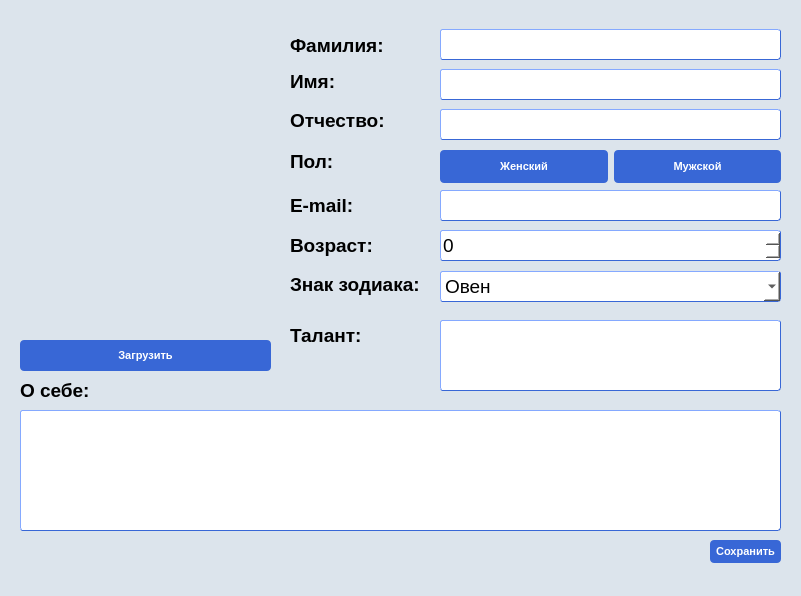
<?xml version="1.0" encoding="UTF-8"?>
<ui version="4.0">
 <class>MainWindow</class>
 <widget class="QMainWindow" name="MainWindow">
  <property name="geometry">
   <rect>
    <x>0</x>
    <y>0</y>
    <width>801</width>
    <height>596</height>
   </rect>
  </property>
  <property name="windowTitle">
   <string>MainWindow</string>
  </property>
  <property name="styleSheet">
   <string notr="true">background-color:rgb(220, 228, 236)</string>
  </property>
  <widget class="QWidget" name="centralwidget">
   <widget class="QLineEdit" name="lineEdit_surname">
    <property name="geometry">
     <rect>
      <x>440</x>
      <y>29</y>
      <width>341</width>
      <height>31</height>
     </rect>
    </property>
    <property name="font">
     <font>
      <family>Segoe UI</family>
      <pointsize>12</pointsize>
     </font>
    </property>
    <property name="styleSheet">
     <string notr="true">background-color:white;
border-style: outset;
border-width: 1px;
border-color:#3867d6;
border-radius: 3px;</string>
    </property>
    <property name="text">
     <string/>
    </property>
   </widget>
   <widget class="QLineEdit" name="lineEdit_name">
    <property name="geometry">
     <rect>
      <x>440</x>
      <y>69</y>
      <width>341</width>
      <height>31</height>
     </rect>
    </property>
    <property name="font">
     <font>
      <family>Segoe UI</family>
      <pointsize>12</pointsize>
     </font>
    </property>
    <property name="styleSheet">
     <string notr="true">background-color:white;
border-style: outset;
border-width: 1px;
border-color:#3867d6;
border-radius: 3px;</string>
    </property>
   </widget>
   <widget class="QLineEdit" name="lineEdit_second_name">
    <property name="geometry">
     <rect>
      <x>440</x>
      <y>109</y>
      <width>341</width>
      <height>31</height>
     </rect>
    </property>
    <property name="font">
     <font>
      <family>Segoe UI</family>
      <pointsize>12</pointsize>
     </font>
    </property>
    <property name="styleSheet">
     <string notr="true">background-color:white;
border-style: outset;
border-width: 1px;
border-color:#3867d6;
border-radius: 3px;</string>
    </property>
   </widget>
   <widget class="QLabel" name="label">
    <property name="geometry">
     <rect>
      <x>290</x>
      <y>30</y>
      <width>131</width>
      <height>31</height>
     </rect>
    </property>
    <property name="font">
     <font>
      <family>Segoe UI</family>
      <pointsize>14</pointsize>
      <weight>75</weight>
      <bold>true</bold>
     </font>
    </property>
    <property name="text">
     <string>Фамилия:</string>
    </property>
   </widget>
   <widget class="QLabel" name="label_2">
    <property name="geometry">
     <rect>
      <x>290</x>
      <y>66</y>
      <width>131</width>
      <height>31</height>
     </rect>
    </property>
    <property name="font">
     <font>
      <family>Segoe UI</family>
      <pointsize>14</pointsize>
      <weight>75</weight>
      <bold>true</bold>
     </font>
    </property>
    <property name="text">
     <string>Имя:</string>
    </property>
   </widget>
   <widget class="QLabel" name="label_3">
    <property name="geometry">
     <rect>
      <x>290</x>
      <y>105</y>
      <width>131</width>
      <height>31</height>
     </rect>
    </property>
    <property name="font">
     <font>
      <family>Segoe UI</family>
      <pointsize>14</pointsize>
      <weight>75</weight>
      <bold>true</bold>
     </font>
    </property>
    <property name="text">
     <string>Отчество:</string>
    </property>
   </widget>
   <widget class="QLabel" name="label_4">
    <property name="geometry">
     <rect>
      <x>290</x>
      <y>151</y>
      <width>131</width>
      <height>21</height>
     </rect>
    </property>
    <property name="font">
     <font>
      <family>Segoe UI</family>
      <pointsize>14</pointsize>
      <weight>75</weight>
      <bold>true</bold>
     </font>
    </property>
    <property name="text">
     <string>Пол:</string>
    </property>
   </widget>
   <widget class="QLabel" name="label_5">
    <property name="geometry">
     <rect>
      <x>290</x>
      <y>190</y>
      <width>131</width>
      <height>31</height>
     </rect>
    </property>
    <property name="font">
     <font>
      <family>Segoe UI</family>
      <pointsize>14</pointsize>
      <weight>75</weight>
      <bold>true</bold>
     </font>
    </property>
    <property name="text">
     <string>E-mail:</string>
    </property>
   </widget>
   <widget class="QLabel" name="label_6">
    <property name="geometry">
     <rect>
      <x>290</x>
      <y>230</y>
      <width>131</width>
      <height>31</height>
     </rect>
    </property>
    <property name="font">
     <font>
      <family>Segoe UI</family>
      <pointsize>14</pointsize>
      <weight>75</weight>
      <bold>true</bold>
     </font>
    </property>
    <property name="text">
     <string>Возраст:</string>
    </property>
   </widget>
   <widget class="QLabel" name="label_7">
    <property name="geometry">
     <rect>
      <x>290</x>
      <y>269</y>
      <width>131</width>
      <height>31</height>
     </rect>
    </property>
    <property name="font">
     <font>
      <family>Segoe UI</family>
      <pointsize>14</pointsize>
      <weight>75</weight>
      <bold>true</bold>
     </font>
    </property>
    <property name="text">
     <string>Знак зодиака:</string>
    </property>
   </widget>
   <widget class="QSpinBox" name="spinBox_age">
    <property name="geometry">
     <rect>
      <x>440</x>
      <y>230</y>
      <width>341</width>
      <height>31</height>
     </rect>
    </property>
    <property name="font">
     <font>
      <family>Segoe UI</family>
      <pointsize>14</pointsize>
     </font>
    </property>
    <property name="styleSheet">
     <string notr="true">background-color:white;
border-style: outset;
border-width: 1px;
border-color:#3867d6;
border-radius: 3px;</string>
    </property>
   </widget>
   <widget class="QComboBox" name="comboBox_zodiac">
    <property name="geometry">
     <rect>
      <x>440</x>
      <y>271</y>
      <width>341</width>
      <height>31</height>
     </rect>
    </property>
    <property name="font">
     <font>
      <family>Segoe UI</family>
      <pointsize>14</pointsize>
     </font>
    </property>
    <property name="styleSheet">
     <string notr="true">QComboBox {
	background-color:white;
	border-style: outset;
	border-width: 1px;
	border-color:#3867d6;
	border-radius: 3px;
	transition: 0.8;
}

QComboBox::item{
	background-color:white;
	transition: 0.8;
}
QComboBox:editable {
    background-color: white;
}

QComboBox:!editable:on, QComboBox::drop-down:editable:on {
    background: qlineargradient(x1: 0, y1: 0, x2: 0, y2: 1,
                                stop: 0 #D3D3D3, stop: 0.4 #D8D8D8,
                                stop: 0.5 #DDDDDD, stop: 1.0 #E1E1E1);
}

QComboBox:on { /* shift the text when the popup opens */
    padding-top: 3px;
    padding-left: 4px;
}</string>
    </property>
    <item>
     <property name="text">
      <string>Овен</string>
     </property>
    </item>
    <item>
     <property name="text">
      <string>Телец</string>
     </property>
    </item>
    <item>
     <property name="text">
      <string>Близнецы</string>
     </property>
    </item>
    <item>
     <property name="text">
      <string>Рак</string>
     </property>
    </item>
    <item>
     <property name="text">
      <string>Лев</string>
     </property>
    </item>
    <item>
     <property name="text">
      <string>Дева</string>
     </property>
    </item>
    <item>
     <property name="text">
      <string>Весы</string>
     </property>
    </item>
    <item>
     <property name="text">
      <string>Скорпион</string>
     </property>
    </item>
    <item>
     <property name="text">
      <string>Стрелец</string>
     </property>
    </item>
    <item>
     <property name="text">
      <string>Козерог</string>
     </property>
    </item>
    <item>
     <property name="text">
      <string>Водолей</string>
     </property>
    </item>
    <item>
     <property name="text">
      <string>Рыбы</string>
     </property>
    </item>
   </widget>
   <widget class="QLabel" name="label_8">
    <property name="geometry">
     <rect>
      <x>290</x>
      <y>320</y>
      <width>131</width>
      <height>31</height>
     </rect>
    </property>
    <property name="font">
     <font>
      <family>Segoe UI</family>
      <pointsize>14</pointsize>
      <weight>75</weight>
      <bold>true</bold>
     </font>
    </property>
    <property name="text">
     <string>Талант:</string>
    </property>
   </widget>
   <widget class="QLineEdit" name="lineEdit_email">
    <property name="geometry">
     <rect>
      <x>440</x>
      <y>190</y>
      <width>341</width>
      <height>31</height>
     </rect>
    </property>
    <property name="font">
     <font>
      <family>Segoe UI</family>
      <pointsize>12</pointsize>
     </font>
    </property>
    <property name="styleSheet">
     <string notr="true">background-color:white;
border-style: outset;
border-width: 1px;
border-color:#3867d6;
border-radius: 3px;</string>
    </property>
   </widget>
   <widget class="QTextEdit" name="textEdit_talant">
    <property name="geometry">
     <rect>
      <x>440</x>
      <y>320</y>
      <width>341</width>
      <height>71</height>
     </rect>
    </property>
    <property name="font">
     <font>
      <family>Segoe UI</family>
      <pointsize>12</pointsize>
     </font>
    </property>
    <property name="styleSheet">
     <string notr="true">background-color:white;
border-style: outset;
border-width: 1px;
border-color:#3867d6;
border-radius: 3px;</string>
    </property>
   </widget>
   <widget class="QLabel" name="label_9">
    <property name="geometry">
     <rect>
      <x>20</x>
      <y>380</y>
      <width>71</width>
      <height>21</height>
     </rect>
    </property>
    <property name="font">
     <font>
      <family>Segoe UI</family>
      <pointsize>14</pointsize>
      <weight>75</weight>
      <bold>true</bold>
     </font>
    </property>
    <property name="text">
     <string>О себе:</string>
    </property>
   </widget>
   <widget class="QTextEdit" name="textEdit_about">
    <property name="geometry">
     <rect>
      <x>20</x>
      <y>410</y>
      <width>761</width>
      <height>121</height>
     </rect>
    </property>
    <property name="font">
     <font>
      <family>Segoe UI</family>
      <pointsize>12</pointsize>
     </font>
    </property>
    <property name="styleSheet">
     <string notr="true">background-color:white;
border-style: outset;
border-width: 1px;
border-color:#3867d6;
border-radius: 3px;</string>
    </property>
   </widget>
   <widget class="QWidget" name="horizontalLayoutWidget">
    <property name="geometry">
     <rect>
      <x>440</x>
      <y>150</y>
      <width>341</width>
      <height>33</height>
     </rect>
    </property>
    <layout class="QHBoxLayout" name="horizontalLayout">
     <item>
      <widget class="QPushButton" name="pushButton_female">
       <property name="sizePolicy">
        <sizepolicy hsizetype="Minimum" vsizetype="MinimumExpanding">
         <horstretch>0</horstretch>
         <verstretch>0</verstretch>
        </sizepolicy>
       </property>
       <property name="font">
        <font>
         <family>Segoe UI</family>
         <pointsize>-1</pointsize>
         <weight>75</weight>
         <bold>true</bold>
         <underline>false</underline>
         <strikeout>false</strikeout>
        </font>
       </property>
       <property name="cursor">
        <cursorShape>PointingHandCursor</cursorShape>
       </property>
       <property name="styleSheet">
        <string notr="true">QPushButton
{
   background-color:rgb(56, 103, 214);
   border-radius: 4px;
  color: white;
  text-align: center;
  text-decoration: none;
  display: inline-block;
  font-size: 11px;
}
  QPushButton:hover
{
  background-color:#4b7bec;
  mouse:pointer;
}
QPushButton:pressed {
    background-color: rgb(50, 91, 189);
	border-width: 2px;
    border-style: rgba(0, 0, 0, 0.4);
}
QPushButton:disabled{
	background-color:rgba(56, 103, 214, 0.6);
    border-style: inset;
	cursor: not-allowed;
}</string>
       </property>
       <property name="text">
        <string>Женский</string>
       </property>
       <property name="flat">
        <bool>false</bool>
       </property>
      </widget>
     </item>
     <item>
      <widget class="QPushButton" name="pushButton_male">
       <property name="sizePolicy">
        <sizepolicy hsizetype="Minimum" vsizetype="MinimumExpanding">
         <horstretch>0</horstretch>
         <verstretch>0</verstretch>
        </sizepolicy>
       </property>
       <property name="font">
        <font>
         <family>Segoe UI</family>
         <pointsize>-1</pointsize>
         <weight>75</weight>
         <bold>true</bold>
         <underline>false</underline>
         <strikeout>false</strikeout>
        </font>
       </property>
       <property name="cursor">
        <cursorShape>PointingHandCursor</cursorShape>
       </property>
       <property name="styleSheet">
        <string notr="true">QPushButton
{
   background-color:rgb(56, 103, 214);
   border-radius: 4px;
  color: white;
  text-align: center;
  text-decoration: none;
  display: inline-block;
  font-size: 11px;
}
  QPushButton:hover
{
  background-color:#4b7bec;
  mouse:pointer;
}
QPushButton:pressed {
    background-color: rgb(50, 91, 189);
	border-width: 2px;
    border-style: rgba(0, 0, 0, 0.4);
}
QPushButton:disabled{
	background-color:rgba(56, 103, 214, 0.6);
    border-style: inset;
	cursor: not-allowed;
}</string>
       </property>
       <property name="text">
        <string>Мужской</string>
       </property>
       <property name="flat">
        <bool>false</bool>
       </property>
      </widget>
     </item>
    </layout>
   </widget>
   <widget class="QPushButton" name="pushButton_save">
    <property name="geometry">
     <rect>
      <x>710</x>
      <y>540</y>
      <width>71</width>
      <height>23</height>
     </rect>
    </property>
    <property name="font">
     <font>
      <family>Segoe UI</family>
      <pointsize>-1</pointsize>
      <weight>75</weight>
      <bold>true</bold>
      <underline>false</underline>
      <strikeout>false</strikeout>
     </font>
    </property>
    <property name="cursor">
     <cursorShape>PointingHandCursor</cursorShape>
    </property>
    <property name="styleSheet">
     <string notr="true">QPushButton
{
   background-color:rgb(56, 103, 214);
   border-radius: 4px;
  color: white;
  text-align: center;
  text-decoration: none;
  display: inline-block;
  font-size: 11px;
}
  QPushButton:hover
{
  background-color:#4b7bec;
  mouse:pointer;
}
QPushButton:pressed {
    background-color: rgb(50, 91, 189);
	border-width: 2px;
    border-style: rgba(0, 0, 0, 0.4);
}
QPushButton:disabled{
	background-color:rgba(56, 103, 214, 0.6);
    border-style: inset;
}</string>
    </property>
    <property name="text">
     <string>Сохранить</string>
    </property>
   </widget>
   <widget class="QPushButton" name="pushButton_upload">
    <property name="geometry">
     <rect>
      <x>20</x>
      <y>340</y>
      <width>251</width>
      <height>31</height>
     </rect>
    </property>
    <property name="font">
     <font>
      <family>Segoe UI</family>
      <pointsize>-1</pointsize>
      <weight>75</weight>
      <bold>true</bold>
      <underline>false</underline>
      <strikeout>false</strikeout>
     </font>
    </property>
    <property name="cursor">
     <cursorShape>PointingHandCursor</cursorShape>
    </property>
    <property name="styleSheet">
     <string notr="true">QPushButton
{
   background-color:rgb(56, 103, 214);
   border-radius: 4px;
  color: white;
  text-align: center;
  text-decoration: none;
  display: inline-block;
  font-size: 11px;
}
  QPushButton:hover
{
  background-color:#4b7bec;
  mouse:pointer;
}
QPushButton:pressed {
    background-color: rgb(50, 91, 189);
	border-width: 2px;
    border-style: rgba(0, 0, 0, 0.4);
}
QPushButton:disabled{
	background-color:rgba(56, 103, 214, 0.6);
    border-style: inset;
}</string>
    </property>
    <property name="text">
     <string>Загрузить</string>
    </property>
   </widget>
   <widget class="QLabel" name="label_pic">
    <property name="geometry">
     <rect>
      <x>20</x>
      <y>30</y>
      <width>251</width>
      <height>291</height>
     </rect>
    </property>
    <property name="text">
     <string/>
    </property>
   </widget>
  </widget>
  <widget class="QStatusBar" name="statusbar"/>
 </widget>
 <resources/>
 <connections/>
</ui>
